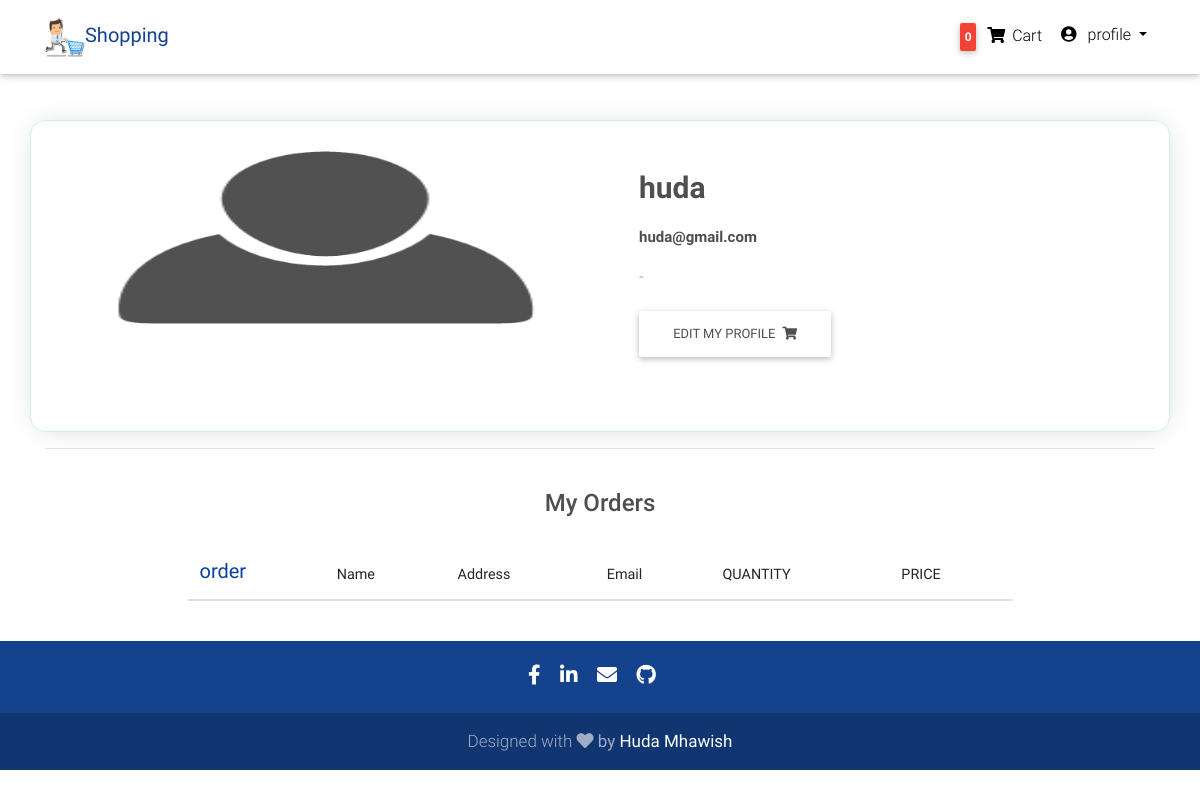
Page /accounts/huda/ (signed in) on the earlier database version.
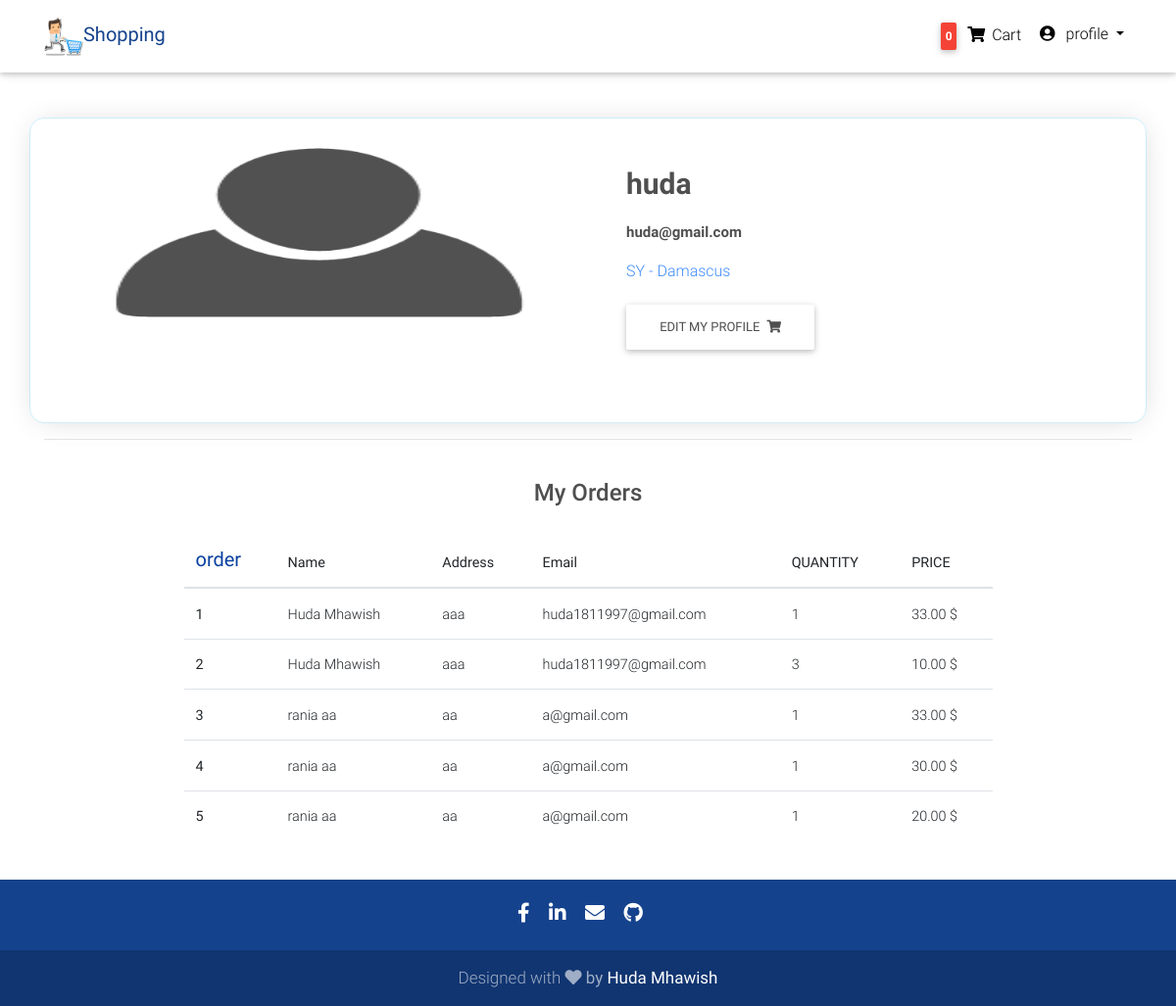
Same page on the later database version.
### accounts/models.py (models this page shows, shortened)
class Profile(models.Model):
    user = models.OneToOneField(User, verbose_name=_("user"), on_delete=models.CASCADE)
    slug = models.SlugField(blank=True, null=True)
    image = models.ImageField(verbose_name=_("image"),upload_to='profile_img', blank=True, null=True)
    country = CountryField()
    address = models.CharField(max_length=100)
    join_date = models.DateTimeField(verbose_name=_("join date"), default=datetime.datetime.now)
    class Meta:
        verbose_name = _("Profile")
        verbose_name_plural = _("Profiles")
    def __str__(self):
        return '%s' %(self.user)

### orders/models.py (models this page shows, shortened)
class OrderItem(models.Model):
    order = models.ForeignKey(Order,related_name='order_items',on_delete=models.CASCADE)
    product = models.ForeignKey(Product,related_name='order_items',on_delete=models.CASCADE)
    price = models.DecimalField(max_digits=10,decimal_places=2)
    quantity = models.PositiveIntegerField(default=1)
    created_by = models.ForeignKey(User, related_name='order_items', on_delete=models.CASCADE)
    class Meta:
        verbose_name = "OrderItem"
        verbose_name_plural = "OrderItems"

class Order(models.Model):
    first_name = models.CharField(max_length=50)
    last_name = models.CharField(max_length=50)
    email = models.EmailField()
    address = models.CharField(max_length=250)
    postal_code = models.CharField(max_length=50)
    city = models.CharField(max_length=50)
    created = models.DateTimeField(auto_now_add=True)
    updated = models.DateTimeField(auto_now=True)
    paid = models.BooleanField(default=False)
    class Meta:
        ordering = ('-created',)
        verbose_name = "order"
        verbose_name_plural = "orders"

### accounts/views.py (the view)
# urls.py: path('<slug:slug>/', views.profile,name='profile'),
@login_required()
def profile(request, slug):
    created_by = request.user
    profile = get_object_or_404(Profile, slug=slug)
    orders = OrderItem.objects.filter(created_by=created_by)
    context = {
        'profile': profile,
        'orders': orders,
    }
    return render(request,'profile.html',context)

### cart/cart.py (called while the page is built)
    def __len__(self):
        return sum(item['quantity'] for item in self.cart.values())

### cart/context_processor.py (called while the page is built)
def cart(request):
    return {'cart': Cart(request)}

### myapp/context_processor.py (called while the page is built)
def menu_categories(request):
    categories = Category.objects.filter(CATParent=None)
    return {'menu_categories': categories}

### accounts/templates/profile.html
{% extends 'base.html' %}
{% load static %}
{% block content %}
  <main class="mt-5 pt-4">
    <div class="container dark-grey-text mt-5">
      <div class="row wow fadeIn profile">
        <div class="col-md-6 mb-4">
          {% if profile.image %}
                  <img src="{{profile.image.url}}" class="img-fluid"
                  alt="" style="width:100%; height:200px">
                {% else %}
                  <img src="{% static 'img/accounts/default_user.png' %}" class="img-fluid"
                  alt="" style="width:100%; height:200px">
                {% endif %}
        </div>
        <div class="col-md-6 mb-4">
          <div class="p-4">
            <div class="mb-3">
              <p style="font-weight:bold;font-size:30px;">{{profile}}</p>
              <p style="font-weight:bold;font-size:15px;">{{profile.user.email}}</p>
              <p style="color:#3f8bf9">{{profile.country}} - {{profile.address}} </p>
            </div>
              <a class="btn edit-profile" type="submit" href="{% url 'cart_detail' %}">Edit My Profile
                <i class="fas fa-shopping-cart ml-1"></i>
              </a>
          </div>
        </div>
      </div>
      <hr>
      <div class="row d-flex justify-content-center wow fadeIn">
        <div class="col-md-9 text-center">
          <h4 class="my-4 h4">My Orders</h4>
          <table class="table">
                <thead>
                  <tr>
                    <th scope="col" style="color:#08419f;font-size:20px;">order</th>
                    <th scope="col">Name</th>
                    <th scope="col">Address</th>
                    <th scope="col">Email</th>
                    <th scope="col">QUANTITY</th>
                    <th scope="col">PRICE</th>
                  </tr>
                </thead>
                <tbody>
                {% for order in orders %}
                  <tr>
                    <th scope="row">{{order.id}}</th>
                    <td>{{order.order.first_name}} {{order.order.last_name}}</td>
                    <td>{{order.order.address}}</td>
                    <td>{{order.order.email}}</td>
                    <td>{{order.quantity}}</td>
                    <td>{{order.price}} $</td>
                  </tr>
                {% endfor %}
                </tbody>
              </table>
        </div>
      </div>
    </div>
  </main>
{% endblock content %}

Differences in the rows shown:
changed Profile "huda": country (not shown) → "SY"; address (not shown) → "Damascus"
added OrderItem: id "1", order.first_name "Huda", order.last_name "Mhawish", order.address "aaa", order.email "huda1811997@gmail.com", quantity "1", price "33.00"
added OrderItem: id "2", order.first_name "Huda", order.last_name "Mhawish", order.address "aaa", order.email "huda1811997@gmail.com", quantity "3", price "10.00"
added OrderItem: id "3", order.first_name "rania", order.last_name "aa", order.address "aa", order.email "a@gmail.com", quantity "1", price "33.00"
added OrderItem: id "4", order.first_name "rania", order.last_name "aa", order.address "aa", order.email "a@gmail.com", quantity "1", price "30.00"
added OrderItem: id "5", order.first_name "rania", order.last_name "aa", order.address "aa", order.email "a@gmail.com", quantity "1", price "20.00"
